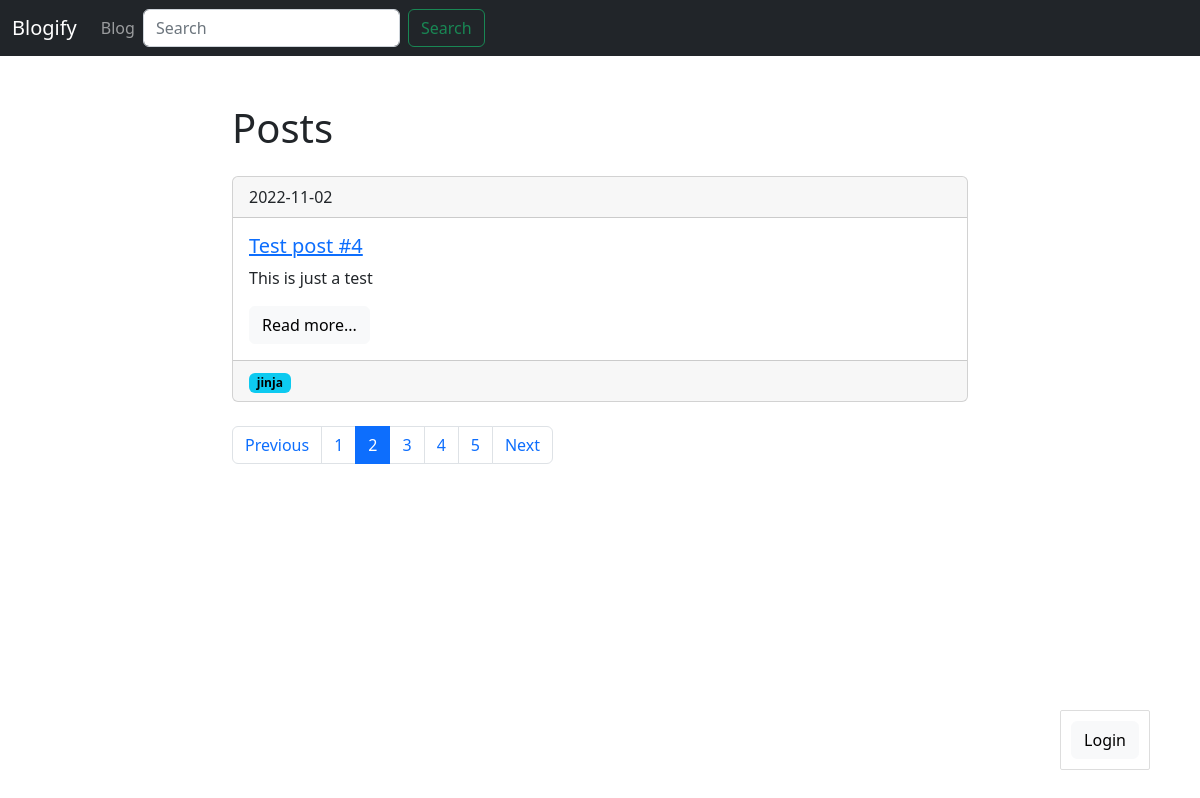
Page /?page=2 on the earlier database version.
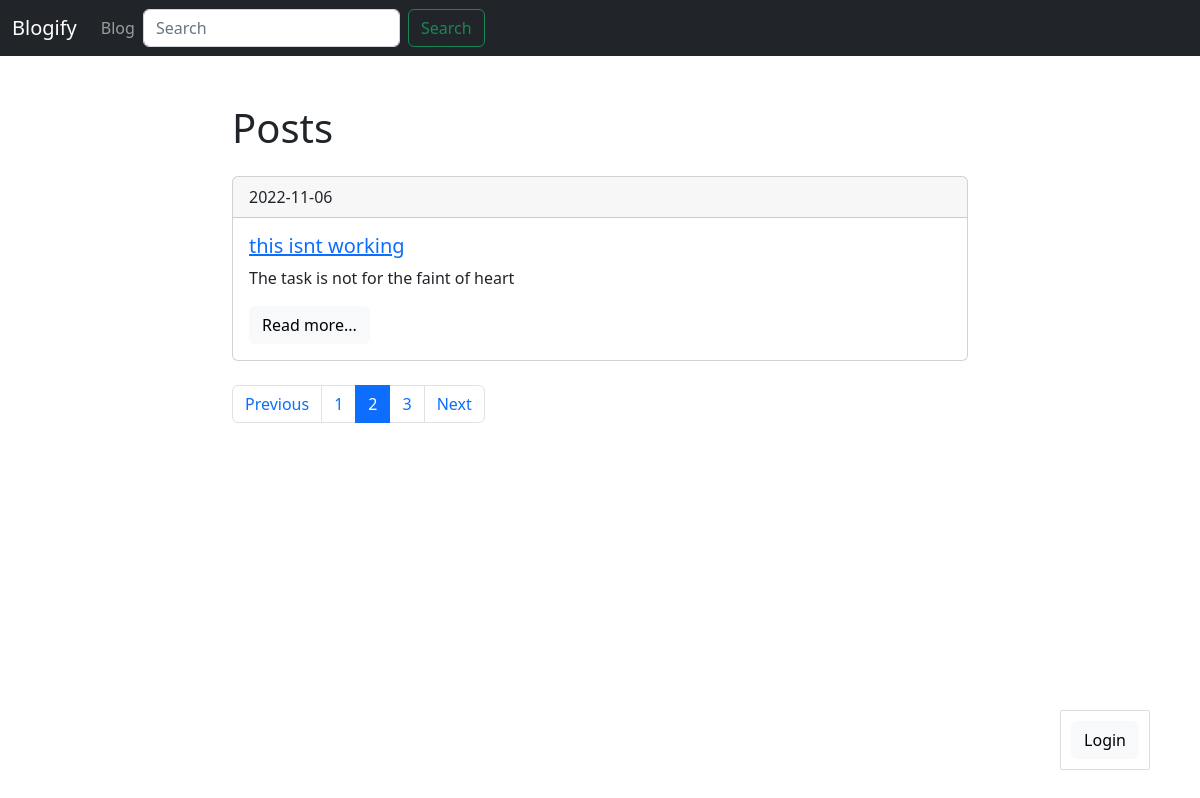
Same page on the later database version.
### models.py (models this page shows, shortened)
class Post(db.Model):
    id = db.Column(db.Integer, primary_key=True)
    title = db.Column(db.String(140))
    slug = db.Column(db.String(140), unique=True)
    body = db.Column(db.Text)
    created = db.Column(db.DateTime, default=datetime.now())
    tags = db.relationship('Tag', secondary=posts_tags,
    backref=db.backref('posts'), lazy='dynamic')

class Tag(db.Model):
    id = db.Column(db.Integer, primary_key=True)
    title = db.Column(db.String(140))
    slug = db.Column(db.String(140), unique=True)

### views.py (the view)
@app.route('/')
def index():
    q = request.args.get('q')
    if q:
        posts = Post.query.filter(Post.title.contains(q) |
        Post.body.contains(q))
    else:
        posts = Post.query.order_by(Post.created.desc())
    page = request.args.get('page')
    if page and page.isdigit():
        page = int(page)
    else:
        page = 1
    pages = posts.paginate(page=page, per_page=1)
    return render_template('posts/posts.html', posts=posts,
    pages=pages)

### posts/templates/posts/posts.html (shortened to what this page needs)
{% extends 'base.html' %}
{% block content %}
    <h1>Posts</h1>
    {% for post in pages.items %}
        {% include 'posts/includes/card.html' %}
    {% endfor %}
    <nav aria-label="...">
      <ul class="pagination">
        <li class="page-item ">
          <a class="page-link" href="./?page={{
          pages.prev_num }}">Previous</a>
        </li>
        {% for page in pages.iter_pages() %}
            <li class="page-item {% if page ==pages.page %} active {% endif %}">
              <a class="page-link" href="./?page={{ page
              }}">{{ page }} </a>
        </li>
      {% endfor %}
        <li class="page-item ">
          <a class="page-link" href="./?page={{
          pages.next_num }}">Next</a>
        </li>
      </ul>
    </nav>
{% endblock %}

### templates/base.html (shortened to what this page needs)
<!DOCTYPE html>
<html lang="en">
<head>
<link href="https://cdn.jsdelivr.net/npm/bootstrap@5.2.2/dist/css/bootstrap.min.css"
rel="stylesheet">
<link rel="stylesheet" href="/static/css/styles.css">
</head>
<body>
  <nav class="navbar navbar-expand-lg navbar-dark bg-dark mb-5">
    <div class="container-fluid">
      <a class="navbar-brand" href="{{ url_for('index') }}">Blogify</a>
      <div class="collapse navbar-collapse"
      id="navbarSupportedContent">
        <ul class="navbar-nav mr-auto">
          <li class="nav-item active">
            <a class="nav-link" href="{{ url_for('posts.posts_list') }}">Blog
            </a>
          </li>
        </ul>
        <form class="d-flex" role="search" method="GET">
          <input class="form-control me-2" type="search" placeholder="Search" name="q">
          <button class="btn btn-outline-success" type="submit">Search</button>
        </form>
      </div>
    </div>
  </nav>
  <div class="container">
    <div class="row">
      <div class="col-8 mx-auto">
      {% block content %}
      {% endblock %}
    </div>
  </div>
  </div>
  <div class="login-panel">
    {% if current_user.is_authenticated %}
    <a href="{{ url_for('logout') }}"
    class="btn btn-light">Logout</a>
    {% else %}
        <a href="{{ url_for('login') }}"
        class="btn btn-light">Login</a>
    {% endif %}
  </div>
</body>
</html>

### posts/templates/posts/includes/card.html
<div class="card mb-4 mt-4">
  <div class="card-header">
    {{ post.created.date() }}
  </div>
  <div class="card-body">
    <h5 class="card-title">
      <a href="{{ url_for('posts.post_detail', slug=post.slug) }}">{{ post.title }}</a>
      </h5>
    <p class="card-text">{{ post.body }}</p>
    <a href="{{ url_for('posts.post_detail', slug=post.slug) }}" class="btn btn-light">Read more...</a>
  </div>
  {% if post.tags.count() %}
  <div class="card-footer text-muted">
    {% for tag in post.tags %}
    <a href="{{ url_for('posts.tag_detail', slug=tag.slug) }}">
      <span class="badge text-bg-info">{{ tag.title }}</span></a>
    {% endfor %}
  </div>
  {% endif %}
</div>

### static/css/styles.css (style rules this page uses)
.login-panel { border: 1px solid #dddddd; border-radius: 2px; position: fixed; right: 50px; bottom: 30px; padding: 10px; }

Differences in the rows shown:
removed Post: created "2022-11-02", title "Test post #4", body "This is just a test"
removed Tag: title "jinja"
now on this page (row edited): Post: created "2022-11-06", title "this isnt working", body "The task is not for the faint of heart"
Other differences:
list line gone: "4"
list line gone: "5"
